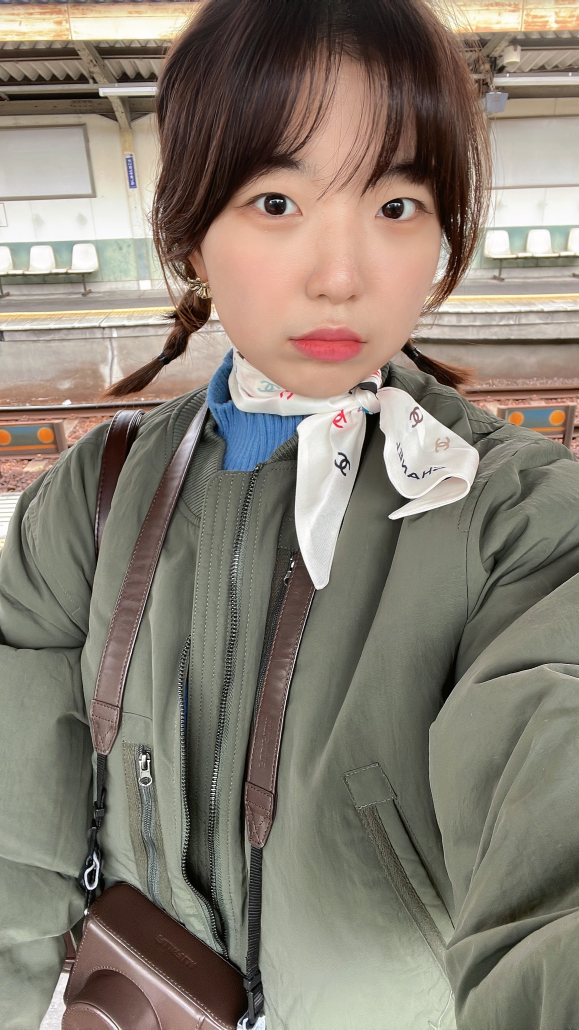
#> input picture data/input/sample2.jpg, 1736 x 3088 px, given in place of santa.jpg, which was not available (shown at 1/3 size)
$ python deepfake.py
#> lines starting #> are read from the running program, lines starting #| are printed output that depends on the picture; after the words box and inside, x2 and y2 are one past the last pixel; in counts of white or black regions, pixels touching at a corner belong together; pictures that were not available may be replaced by others from this repository, and a replacement may not be noted
#> further down, source_image is the input picture: shape (3088, 1736, 3); mean B, G, R 114.3, 126.4, 135.2
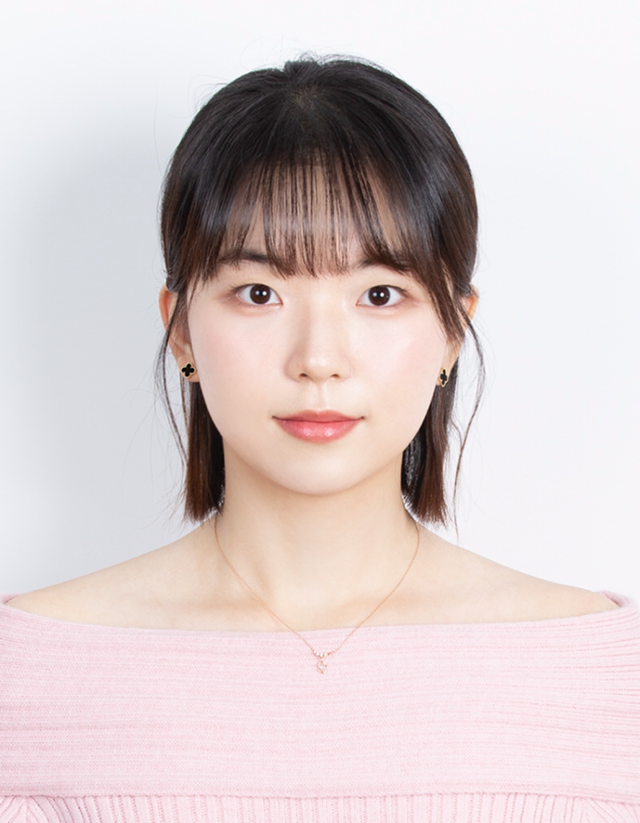
#> input picture data/input/sample1.jpg, 1280 x 1646 px (shown at 1/2 size)
#> further down, target_image is the input picture: shape (1646, 1280, 3); mean B, G, R 204.4, 204.2, 216.9
import cv2
import numpy as np
import os

# Haar Cascade 분류기 로드
face_cascade = cv2.CascadeClassifier(cv2.data.haarcascades + 'haarcascade_frontalface_default.xml')

# 랜드마크 추출 함수 (Haar Cascade 사용)
def detect_face(image):
    gray = cv2.cvtColor(image, cv2.COLOR_BGR2GRAY)
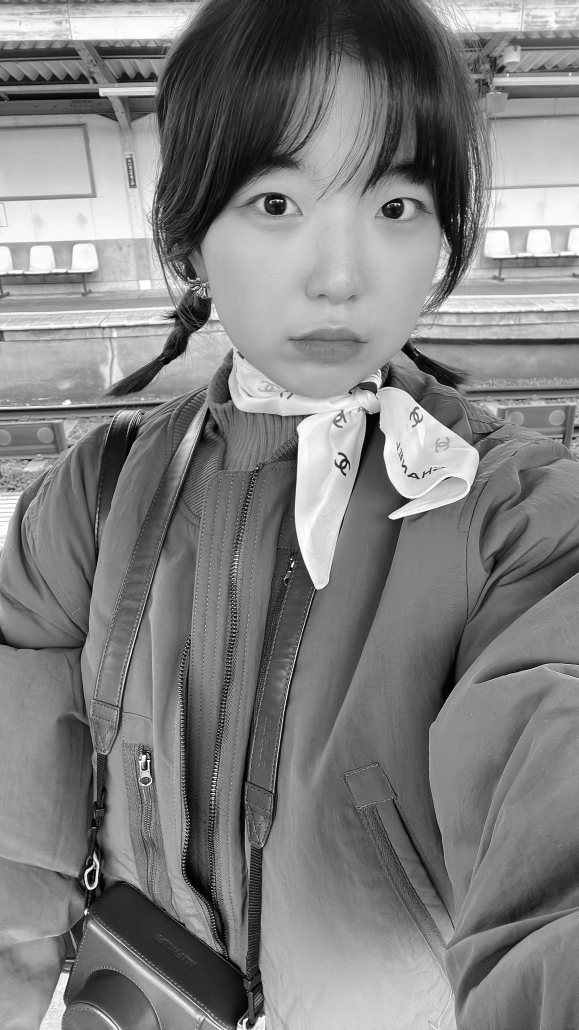
#> gray: shape (3088, 1736) (shown at 1/3 size); min 0, max 255, mean 127.7
    faces = face_cascade.detectMultiScale(gray, scaleFactor=1.1, minNeighbors=5, minSize=(30, 30))
#> faces = [[342, 322, 38, 38], [531, 2681, 55, 55], [1088, 524, 265, 265], [514, 301, 928, 928]]

    if len(faces) == 0:
        return None

    (x, y, w, h) = faces[0]  # 첫 번째 얼굴만 사용
#> x = 342; y = 322; w = 38; h = 38
    return (x, y, w, h)

# 얼굴 합성 함수
def face_swap(source_image, target_image):
    src_face = detect_face(source_image)
#> src_face = (342, 322, 38, 38)
    tgt_face = detect_face(target_image)
#> in detect_face (call 2), `gray = cv2.cvtColor(image, cv2.COLOR_BGR2GRAY)`:
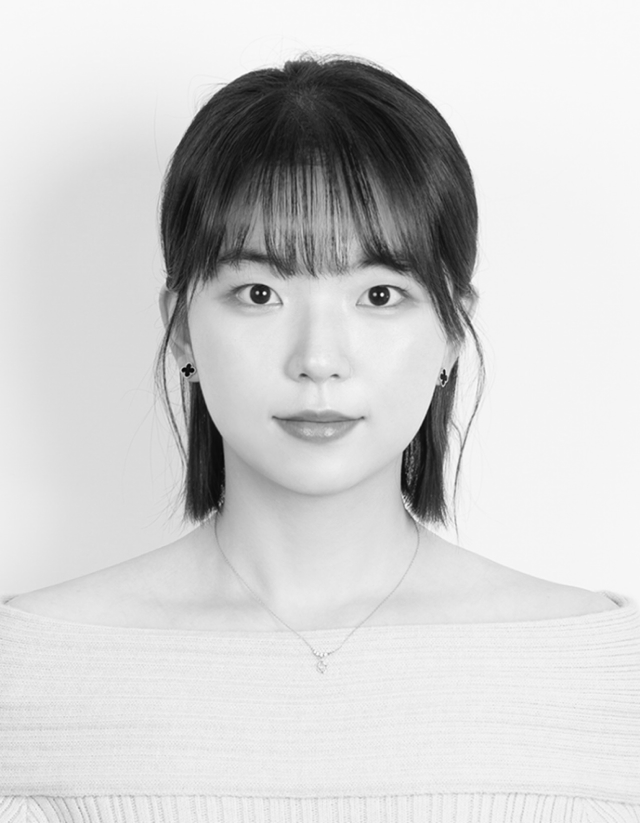
#> gray: shape (1646, 1280) (shown at 1/2 size); min 2, max 255, mean 208
#> in detect_face (call 2), `faces = face_cascade.detectMultiScale(gray, scaleFactor=1.1, minNeighb..`: faces = [[324, 344, 648, 648]]
#> in detect_face (call 2), `(x, y, w, h) = faces[0]`: x = 324; y = 344; w = 648
#> tgt_face = (324, 344, 648, 648)

    if src_face is None or tgt_face is None:
        print("얼굴을 감지할 수 없습니다.")
        return target_image

    sx, sy, sw, sh = src_face
#> sx = 342; sy = 322; sw = 38; sh = 38
    tx, ty, tw, th = tgt_face
#> tx = 324; ty = 344; tw = 648; th = 648

    # 소스 얼굴 영역 추출
    src_face_roi = source_image[sy:sy+sh, sx:sx+sw]
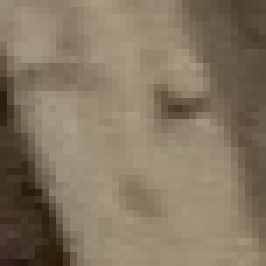
#> src_face_roi: shape (38, 38, 3) (shown 7 times larger); mean B, G, R 97.9, 118.7, 133.2

    # 타겟 얼굴 영역 추출
    tgt_face_roi = target_image[ty:ty+th, tx:tx+tw]
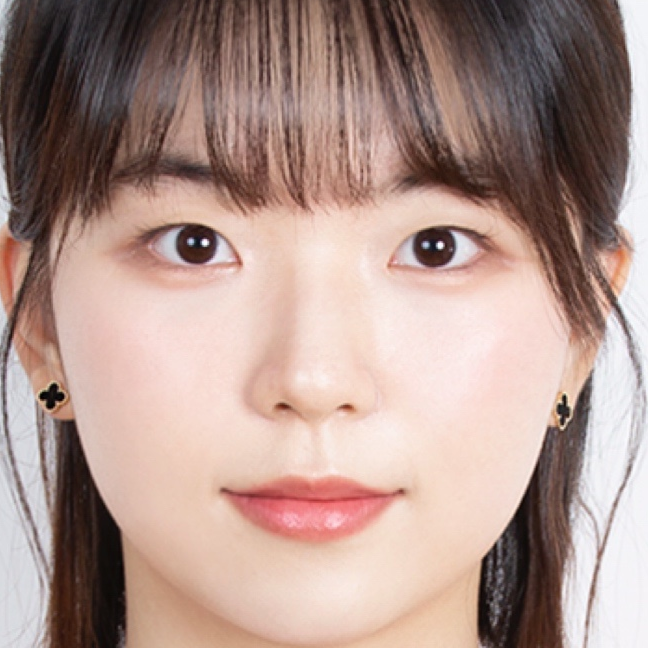
#> tgt_face_roi: shape (648, 648, 3); mean B, G, R 140.7, 148.7, 174.8

    # 소스 얼굴 영역 크기를 타겟 얼굴 영역 크기로 조정
    src_face_resized = cv2.resize(src_face_roi, (tw, th))

    # 타겟 얼굴 영역에 소스 얼굴 합성
    target_image[ty:ty+th, tx:tx+tw] = src_face_resized
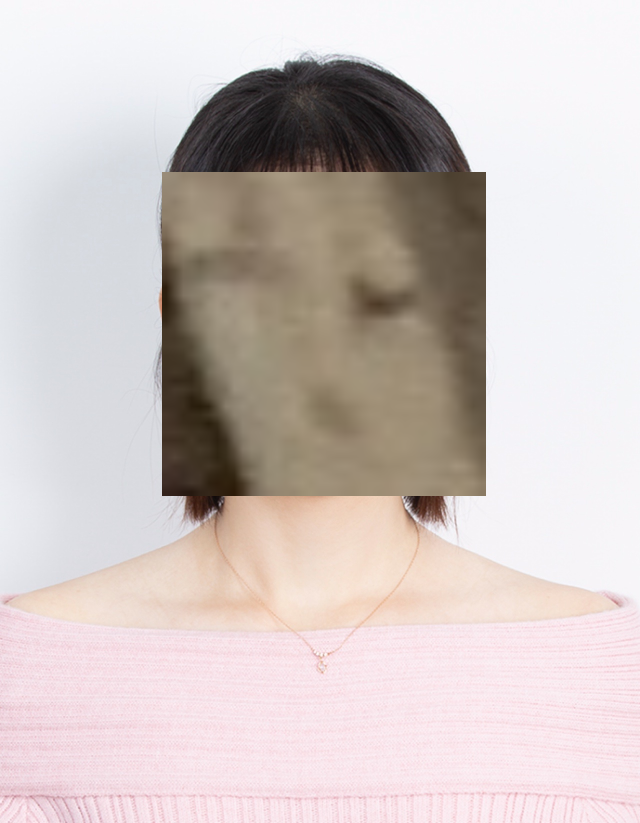
#> target_image: shape (1646, 1280, 3) (shown at 1/2 size); 19.93% of pixels changed, all inside (x1, y1, x2, y2) = (324, 344, 972, 992)

    return target_image

# 메인 함수
if __name__ == "__main__":
    # 이미지 경로 설정
    source_path = "data/santa.jpg"
    target_path = "data/input/sample1.jpg"

    # 이미지 로드
    source_image = cv2.imread(source_path)
    target_image = cv2.imread(target_path)

    if source_image is None or target_image is None:
        print("이미지를 로드할 수 없습니다.")
        exit()

    # 얼굴 합성 수행
    output_image = face_swap(source_image, target_image)

    # 결과 저장 및 시각화
    output_path = "data/output.jpg"
    cv2.imwrite(output_path, output_image)

    print(f"합성된 이미지를 저장했습니다: {output_path}")

    # 결과 출력
    cv2.imshow("Result", output_image)
    cv2.waitKey(0)
